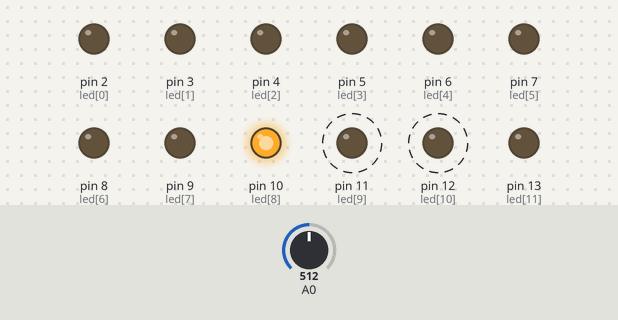
Bench run of a sketch on a simulated Arduino Uno, built with avr-gcc and run on an emulated ATmega328P. Parts: output pins drawn as LEDs (lit = HIGH). Dashed ring = blinking. Inputs (shaded band) come from the test bench; at power-on: A0 = 512.

Above: at 1.62 s.
3.4 s: A0 set to 122
At 5.11 s:
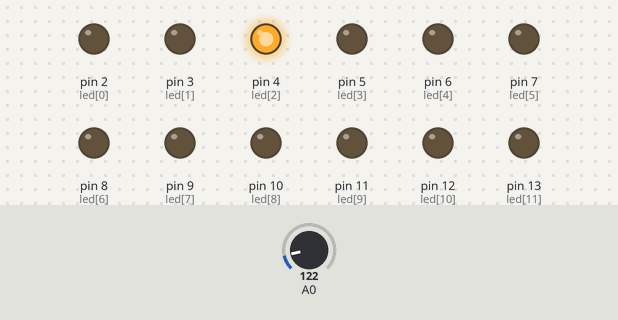
6.9 s: A0 set to 0
At 7.37 s:
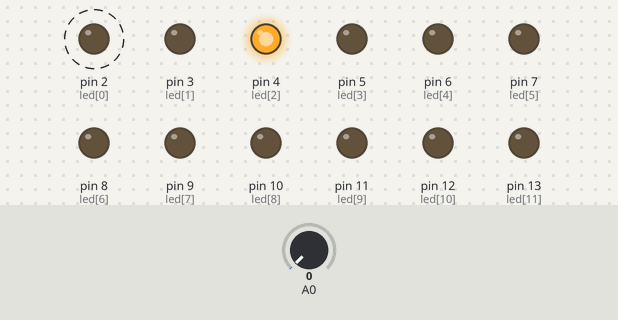
10.4 s: A0 set to 22
At 11.31 s:
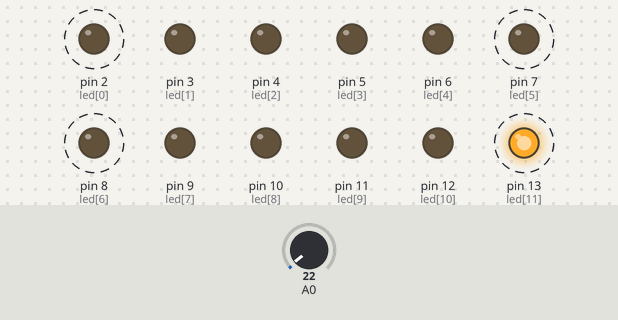
Timing chart, 0 to 19.9 s (numbered marks = the images above; inputs shaded):
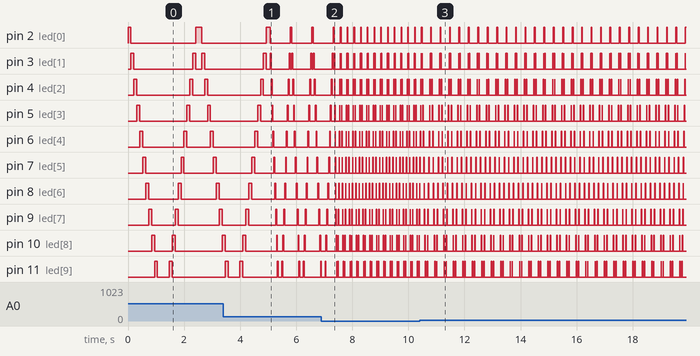

Measured:
- after the input at 6.9 s, pin 2 (led[0]): alternates HIGH for 0.02 s and LOW for 0.22 s, starting after 0.68 s
- after the input at 10.4 s, pin 2 (led[0]): alternates HIGH for 0.03 s and LOW for 0.31 s, starting after 0.40 s; pin 7 (led[5]): alternates HIGH for 0.01 s and LOW for 0.14 s, starting after 0.33 s; pin 13 (led[11]): alternates HIGH for 0.03 s and LOW for 0.31 s, starting after 0.23 s
- by itself, pin 2 (led[0]): repeats every 0.77 s: LOW 0.70 s, HIGH 0.06 s
- by itself, pin 3 (led[1]): repeats every 0.33 s: LOW 0.02 s, HIGH 0.01 s, LOW 0.28 s, HIGH 0.01 s
- by itself, pin 4 (led[2]): repeats every 0.33 s: LOW 0.05 s, HIGH 0.01 s, LOW 0.25 s, HIGH 0.01 s
- by itself, pin 5 (led[3]): repeats every 0.32 s: LOW 0.07 s, HIGH 0.01 s, LOW 0.22 s, HIGH 0.01 s
- by itself, pin 6 (led[4]): repeats every 0.32 s: LOW 0.10 s, HIGH 0.01 s, LOW 0.20 s, HIGH 0.01 s
- by itself, pin 8 (led[6]): alternates HIGH for 0.01 s and LOW for 0.14 s

The sketch:

KnightRider.ino
```cpp
int led[12] = {2,3,4,5,6,7,8,9,10,11,12,13};

void setup()
{

    pinMode(2, OUTPUT);
    pinMode(3, OUTPUT);
    pinMode(4, OUTPUT);
    pinMode(5, OUTPUT);
    pinMode(6, OUTPUT);
    pinMode(7, OUTPUT);
    pinMode(8, OUTPUT);
    pinMode(9, OUTPUT);
    pinMode(10, OUTPUT);
    pinMode(11, OUTPUT);
    pinMode(12, OUTPUT);
    pinMode(13, OUTPUT);


  /* for(int i=0; i<12; i++) {   //or you can use this also insted of 12 individual outputs
    pinMode(led[i], OUTPUT);
  } */
}

void loop()
{
  int potValue = analogRead(A0);  //A0 is the analogue pin
  int n = map(potValue, 0, 1023, 10, 200);

  // Forward loop
  for (int i=0; i<12; i++) {
    digitalWrite(led[i], HIGH);
    delay(n);
    digitalWrite(led[i], LOW);
  }

  // Backward loop
  for (int i=11; i>=0; i--) {
    digitalWrite(led[i], HIGH);
    delay(n);
    digitalWrite(led[i], LOW);
  }
}
```
